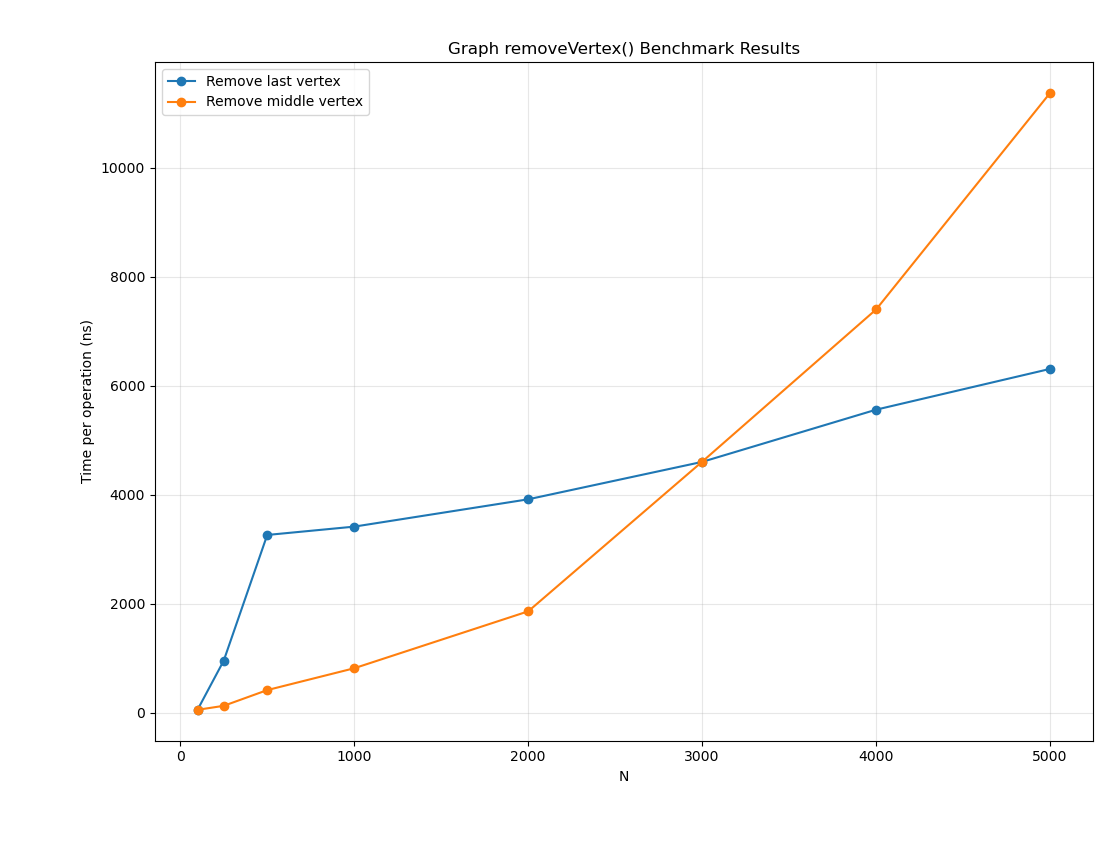

Write Python code to recreate this figure.
import matplotlib.pyplot as plt

MEASUREMENT_NAMES = ["Remove last vertex", "Remove middle vertex"]

results = [
    [100.00000000, 53.40000000, 49.91000000],
    [250.00000000, 951.96400000, 123.00000000],
    [500.00000000, 3259.68200000, 411.70200000],
    [1000.00000000, 3412.63200000, 812.81500000],
    [2000.00000000, 3914.31550000, 1857.64200000],
    [3000.00000000, 4601.19700000, 4604.76700000],
    [4000.00000000, 5559.88650000, 7400.31100000],
    [5000.00000000, 6308.66340000, 11375.05860000],
]


def main():
    n_values = [row[0] for row in results]
    for index, name in enumerate(MEASUREMENT_NAMES, start=1):
        measurements = [row[index] for row in results]
        plt.plot(n_values, measurements, marker="o", label=name)

    plt.xlabel("N")
    plt.ylabel("Time per operation (ns)")
    plt.title("Graph removeVertex() Benchmark Results")
    plt.legend()
    plt.grid(True, alpha=0.3)
    plt.tight_layout()
    plt.show()


if __name__ == "__main__":
    main()
